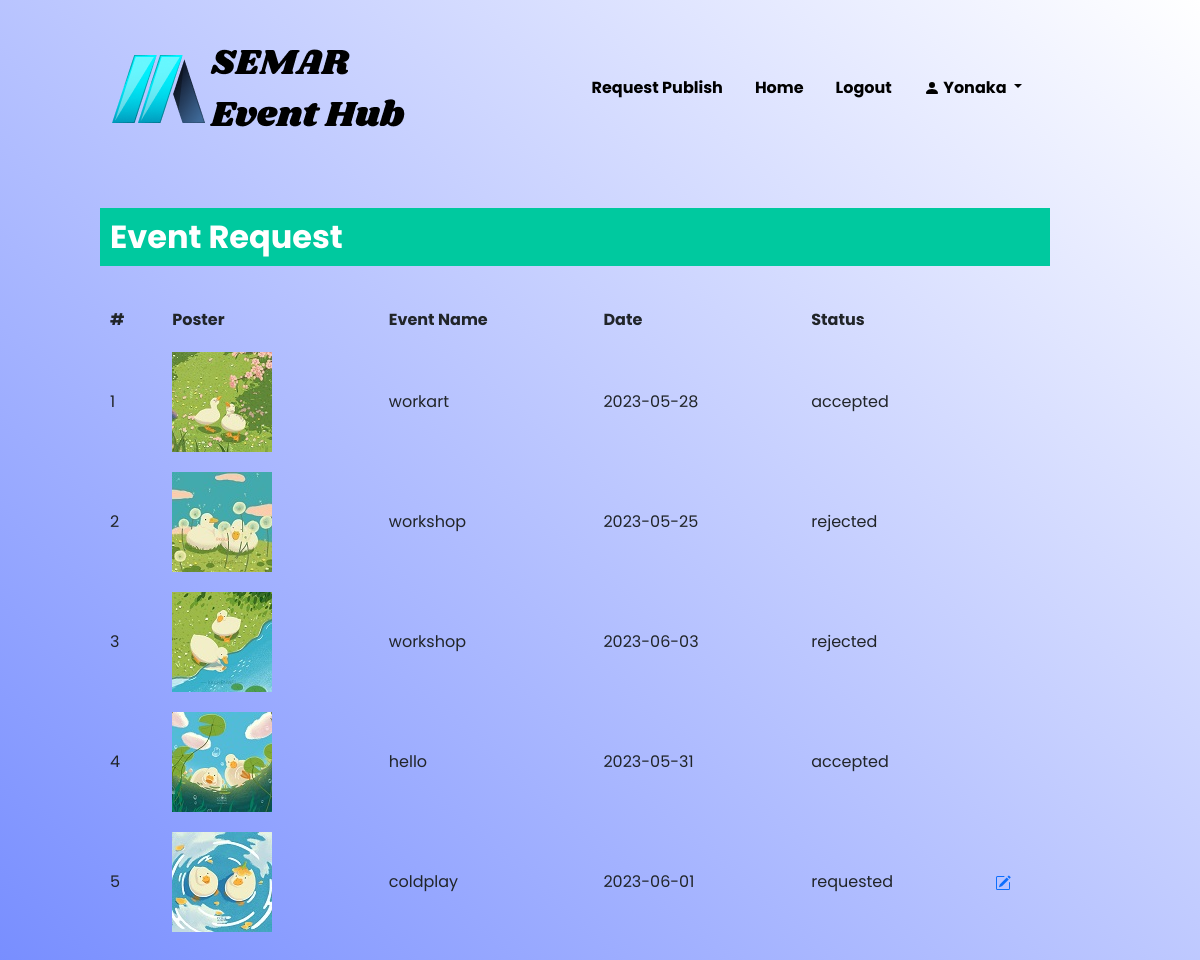
Page /profil.php (signed in) on the committed database.
### tables this page shows
CREATE TABLE `user` (
  `id_user` int(11) NOT NULL,
  `nama` varchar(100) NOT NULL,
  `email` varchar(100) NOT NULL,
  `password` varchar(100) NOT NULL
);

CREATE TABLE `request` (
  `id` int(11) NOT NULL,
  `nama_event` varchar(200) NOT NULL,
  `tgl_event` date NOT NULL,
  `tglakhir_event` date NOT NULL,
  `lokasi_event` varchar(200) NOT NULL,
  `deskripsi_event` text NOT NULL,
  `kategori_event` int(4) NOT NULL,
  `cp` bigint(20) NOT NULL,
  `regist_link` varchar(200) NOT NULL,
  `image` varchar(150) NOT NULL,
  `status` varchar(100) NOT NULL DEFAULT 'Requesting',
  `user_id` int(11) NOT NULL
);

### functions.php (called while the page is built, shortened)
<?php
$conn = mysqli_connect("localhost","root", "", "seh");
function query($query) {
	global $conn;
	$result = mysqli_query($conn, $query);
	$rows = [];
	while ($row = mysqli_fetch_assoc($result)) {
		$rows[] = $row;
	}
	return $rows;
}
 ?>

### profil.php (the view, shortened to what this page needs)
<?php
require 'functions.php';
$request = query("SELECT * FROM request WHERE user_id = $_SESSION[id_user]");
 ?>
<!DOCTYPE html>
<html>
<head>
	<link href="https://cdn.jsdelivr.net/npm/bootstrap@5.3.0-alpha3/dist/css/bootstrap.min.css" rel="stylesheet">
</head>
<body>
<nav class="navbar navbar-expand-lg">
    <div class="container-fluid">
      <a class="navbar-brand" href="#">
        <img src="img/logo.png" alt="Logo" class="d-inline-block align-text-top"></a>
        <div class="nav justify-content-end" id="navbarSupportedContent">
          <ul class="nav justify-content-end ">
            <li class="nav-item custom-nav-item">
              <a class="nav-link active" aria-current="page" href="request.php">Request Publish</a>
            </li>
            <li class="nav-item custom-nav-item">
              <a class="nav-link active" aria-current="page" href="home.php">Home</a>
            </li>
            <li class="nav-item custom-nav-item">
              <a class="nav-link active" aria-current="page" href="user_logout.php">Logout</a>
            </li>
            <li class="nav-item dropdown">
              <a class="nav-link dropdown-toggle" href="#" role="button" data-bs-toggle="dropdown" aria-expanded="false">
                <svg xmlns="http://www.w3.org/2000/svg" width="16" height="16" fill="currentColor" class="bi bi-person-fill" viewBox="0 0 16 16">
                <path d="M3 14s-1 0-1-1 1-4 6-4 6 3 6 4-1 1-1 1H3Zm5-6a3 3 0 1 0 0-6 3 3 0 0 0 0 6Z"/>
              </svg>
               <?php
                  require'config.php';
                  $query = mysqli_query($conn, "SELECT * FROM `user` WHERE `id_user`='$_SESSION[id_user]'") or die(mysqli_error());
                  $fetch = mysqli_fetch_array($query);
                ?>
               <?= $fetch['nama'] ?>
              </a>
            </li>
          </ul>
        </div>
      </div>
  </nav>
<br>
<br>
<h2>Event Request</h2>
<br>
<div class="box">
	<table border="0" cellpadding="10" cellspacing="0" width="100%">
	<tr>
		<th>#</th>
		<th>Poster</th>
		<th>Event Name</th>
		<th>Date</th>
    <th>Status</th>
		<th></th>
	</tr>
	<?php $i = 1; ?>
	<?php foreach ($request as $row) : ?>
	<tr style="column-width: 100%;">
		<td><?= $i; ?></td>
		<td><img src="img/<?= $row['image']; ?>" width="100px"></td>
		<td><?= $row["nama_event"]; ?></td>
		<td><?= $row["tgl_event"]; ?></td>
    <td><?= $row["status"]; ?></td>
		<?php if ($row["status"] == 'requested') : ?>
    <td>
        <a href="editRequest.php?id=<?= $row['id']; ?>">
			</a>
		</td>
    <?php endif ?>
	</tr>
	<?php $i++; ?>
	<?php endforeach ?>
</table>
</div>
</body>
</html>

### profil.php (style rules this page uses)
.box { margin-left: 100px; margin-right: 150px; margin-bottom: 100px; font-family: Poppins; }
.nav-item { font-family: Poppins; }
h2 { font-family: Poppins; margin-left: 100px; margin-right: 150px; background-color: #00C99F; color: white; padding: 10px; font-weight: bold; }
.navbar-brand { margin: 20px; }
.nav-item { font-family: Poppins; background-color: transparent; }
nav { margin-top: 15px; margin-right: 150px; margin-left: 80px; background-color: transparent; }
.nav-link { color: black; font-weight: bold; background-color: transparent; }
body { background-image: linear-gradient(221deg, rgba(255, 255, 255, 1) 0%, rgba(77, 106, 255, 0.7900000214576721) 100%); }

### rows in the picture
user: nama "Yonaka"
request: image (picture), nama_event "workart", tgl_event "2023-05-28", status "accepted"
request: image (picture), nama_event "workshop", tgl_event "2023-05-25", status "rejected"
request: image (picture), nama_event "workshop", tgl_event "2023-06-03", status "rejected"
request: image (picture), nama_event "hello", tgl_event "2023-05-31", status "accepted"
request: image (picture), nama_event "coldplay", tgl_event "2023-06-01", status "requested"
